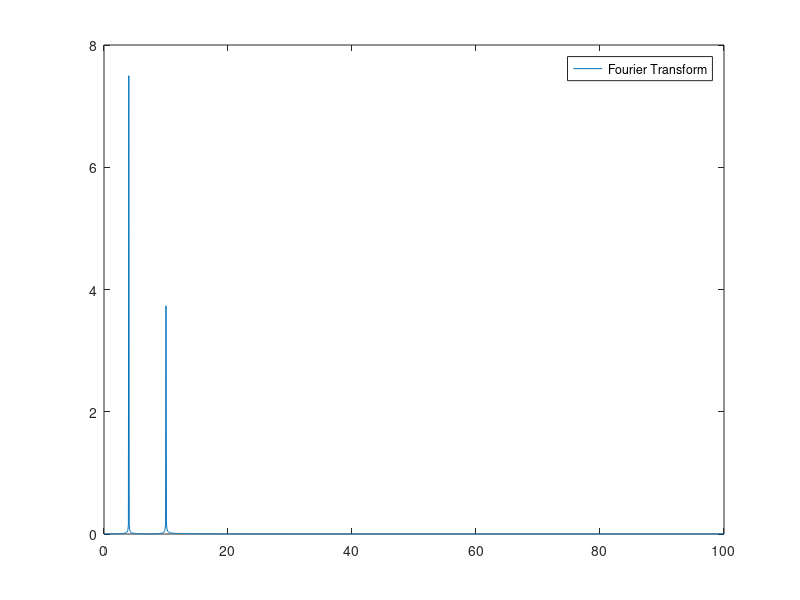

This figure's MATLAB source: (Note: this script raises an error after producing the figure.)
clear;close all;clc
% ------------------Verification for FFT/IFFT--------------------
dt=0.005;
t_in=0:dt:15;
t_in=t_in.';
Fs=1./dt; % sampling rate
n_fft=length(t_in); %number of samples

%frequnecy array
df=(Fs/length(t_in));
freq = 0:df:Fs;

% Example function (you should replace this with your actual data)
random_fn = sin(2 * pi * 4 * t_in) + 0.5 * sin(2 * pi * 10 * t_in);
% Calculate the Fourier Transform of velocity
random_fn_fft = fft(random_fn)/Fs;  %dividing by sampling rate
% single-sided fft and frequency
random_fn_fft_ss = random_fn_fft(1:n_fft/2+1);
freq_ss = freq(1:n_fft/2+1);

figure
plot(freq_ss,abs(random_fn_fft_ss));
legend('Fourier Transform');  
% ----------------------IFFT---------------------------------------
random_fn_fft_pad = [random_fn_fft_ss; conj(flipud(random_fn_fft_ss(2:end-1,:)))];
random_fn_ifft  = ifft(random_fn_fft_pad*Fs, n_fft, 1, 'symmetric');  %multiplying by sampling rate
% random_fn_ifft = random_fn_ifft(1:length(t_in),:);
figure
plot(t_in,(random_fn));
hold on
plot(t_in,(random_fn_ifft),'-.r');
legend('Original Function', 'Inverse Fourier Transform');  